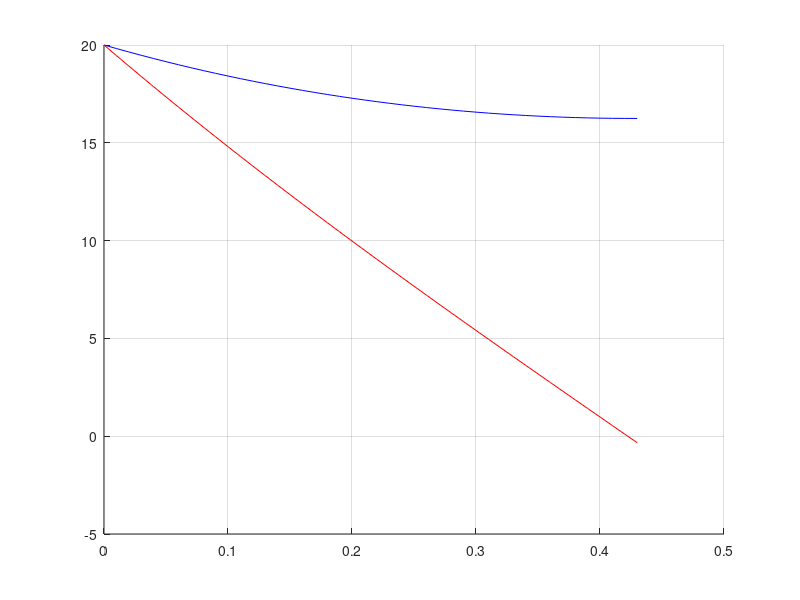

The MATLAB source for this figure:
% war model
% Osipo-Lanchester

function osipov_lanchester

dt = 0.01;
N =  43;
t(1) = 0;

B(1) = 20;  % ussr
R(1) = 20;   % naci


b = 3*0.9;    % ussr probability
r = 9*0.1;    % naci probability

for i = 1:N 
    R(i+1) = R(i) +  (-b*B(i)) * dt;
    B(i+1) = B(i) +  (-r*R(i)) * dt;
    t(i+1) = t(i) + dt;
end

grid on
hold on

plot(t,B, 'b')      % 1

plot(t,R, 'r')      % 2 
